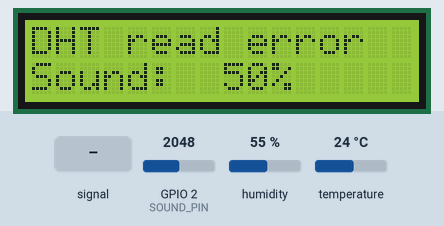
This sketch was run on a simulated ESP32-S3. Parts: 16×2 character LCD. The test bench sets the inputs (shaded band); at power-on: GPIO 2 (SOUND_PIN) = 2048, humidity 55 %, temperature 24 °C (analog values on the 0–4095 scale). What the sketch prints to the serial monitor is not drawn.

Above: at 1.4 s.
1.5 s: GPIO 2 (SOUND_PIN) fed a 200 Hz sine of ±327 counts around its level
At 3.8 s:
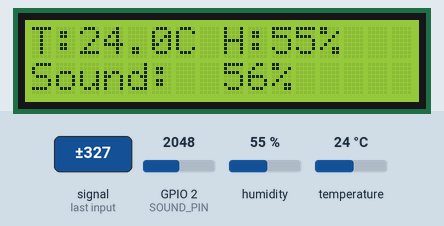
4.4 s: GPIO 2 (SOUND_PIN) set to 2866
At 5.1 s:
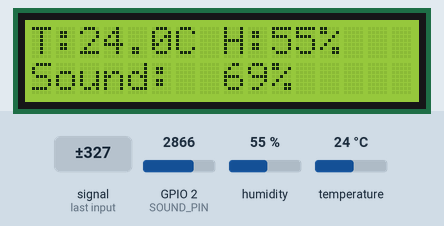
6.0 s: humidity set to 22 %
At 7.5 s:
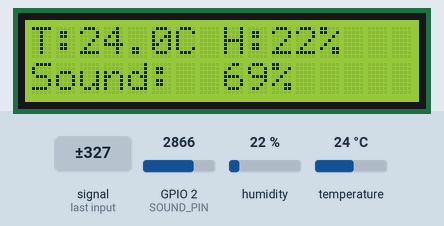
7.8 s: temperature set to 12 °C
At 8.7 s:
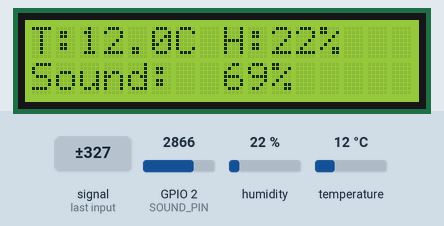
9.8 s: GPIO 2 (SOUND_PIN) fed a 1000 Hz sine of ±1023 counts around its level
At 10.5 s:
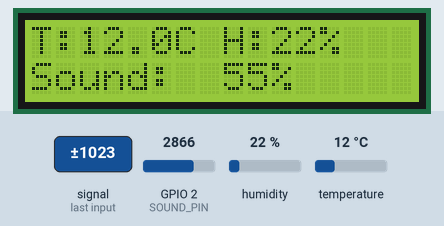
11.4 s: GPIO 2 (SOUND_PIN) set to 3603
At 13.0 s:
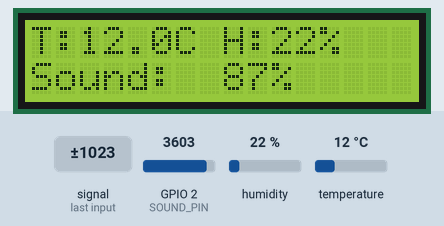
Timing chart, 0 to 14.1 s (numbered marks = the images above; inputs shaded):
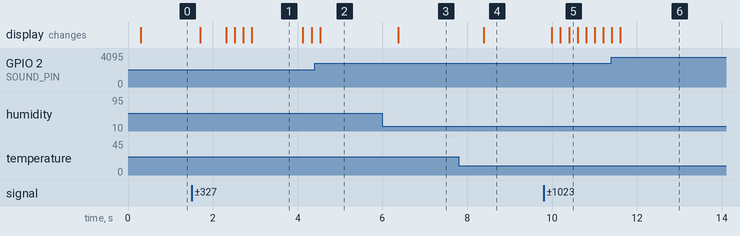

The sketch:

sensorTest.ino
```cpp
/*
 * ESP32-S3 FreeRTOS sensor -> LCD system
 * Board: ESP32-S3, Arduino IDE 2.3.10, ESP32 Arduino core 3.3.11
 *
 * Wiring:
 *   LCD (PCF8574T, addr 0x27): SDA -> GPIO17, SCL -> GPIO18
 *   DHT11 (4-pin, 10k pull-up DATA->VCC installed): DATA -> GPIO5
 *   Sound sensor AO (continuous level): -> GPIO2 (ADC1_CH1)
 *
 * Libraries required (Library Manager):
 *   - DHT sensor library (Adafruit) + Adafruit Unified Sensor
 *   - LiquidCrystal_I2C (or LiquidCrystal_PCF8574)
 *
 * Design:
 *   - TaskHumidity and TaskSound each own their sensor, write results into a
 *     mutex-protected shared struct, then notify TaskLCD.
 *   - TaskLCD blocks on notification, copies the struct under the mutex, and
 *     redraws. This avoids torn/partial reads if both tasks fire close together.
 *
 * Debug note: some DHT library builds return 0.0 (not NaN) on a failed/checksum
 * read. We treat an exact 0.0 on either field as invalid too, since real
 * humidity is never exactly 0% and a stuck 0C reading is almost always a
 * misread, not a true value.
 */

#include <Wire.h>
#include <LiquidCrystal_I2C.h>
#include <DHT.h>

#include "esp_system.h"  // TODO: REMOVE

#define LCD_ADDR      0x27
#define LCD_COLS      16
#define LCD_ROWS      2
#define SDA_PIN       17
#define SCL_PIN       18

#define DHT_PIN       5
#define DHT_TYPE      DHT11

#define SOUND_PIN     2   // ADC1_CH1, safe on ESP32-S3 (avoid GPIO6-11: internal flash)
#define ADC_MAX       4095

#define DHT_PERIOD_MS      2000  // DHT11 needs >=1s between reads; 2s gives margin
#define DHT_WARMUP_MS      2000  // let sensor stabilize before first read
#define SOUND_PERIOD_MS     200  // continuous-feeling sound level updates
#define SOUND_DEADBAND        2  // % change required before triggering an LCD update

LiquidCrystal_I2C lcd(LCD_ADDR, LCD_COLS, LCD_ROWS);
DHT dht(DHT_PIN, DHT_TYPE);

TaskHandle_t lcdTaskHandle = NULL;
TaskHandle_t soundTaskHandle = NULL;
TaskHandle_t humidityTaskHandle = NULL;

typedef struct {
  float humidity;
  float tempC;
  bool  dhtValid;
  int   soundPct;
} SensorData_t;

SensorData_t sharedData = { 0.0f, 0.0f, false, 0 };
SemaphoreHandle_t dataMutex;

#define NOTIFY_HUMIDITY_BIT (1 << 0)
#define NOTIFY_SOUND_BIT    (1 << 1)

void TaskHumidity(void *pvParameters) {
  vTaskDelay(pdMS_TO_TICKS(DHT_WARMUP_MS));
  static int loopCount = 0;

  for (;;) {
    vTaskPrioritySet(NULL, 3);
    float h = dht.readHumidity();
    float t = dht.readTemperature();
    vTaskPrioritySet(NULL, 1);

    bool valid = !isnan(h) && !isnan(t) && h != 0.0f && t != 0.0f;
    Serial.printf("[DHT] raw h=%.2f t=%.2f valid=%d\n", h, t, valid);

    if (xSemaphoreTake(dataMutex, portMAX_DELAY) == pdTRUE) {
      sharedData.dhtValid = valid;
      if (valid) {
        sharedData.humidity = h;
        sharedData.tempC = t;
      }
      xSemaphoreGive(dataMutex);
    }

    xTaskNotify(lcdTaskHandle, NOTIFY_HUMIDITY_BIT, eSetBits);

    if (++loopCount % 5 == 0) {
      Serial.printf("[STACK] LCD=%u Humidity=%u Sound=%u\n",
        uxTaskGetStackHighWaterMark(lcdTaskHandle),
        uxTaskGetStackHighWaterMark(NULL),
        uxTaskGetStackHighWaterMark(soundTaskHandle));
    }

    vTaskDelay(pdMS_TO_TICKS(DHT_PERIOD_MS));
  }
}

void TaskSound(void *pvParameters) {
  int lastPct = -1;

  for (;;) {
    int raw = analogRead(SOUND_PIN);
    int pct = (raw * 100) / ADC_MAX;

    Serial.printf("[SND] raw=%d pct=%d\n", raw, pct);

    if (abs(pct - lastPct) >= SOUND_DEADBAND) {
      lastPct = pct;

      if (xSemaphoreTake(dataMutex, portMAX_DELAY) == pdTRUE) {
        sharedData.soundPct = pct;
        xSemaphoreGive(dataMutex);
      }

      xTaskNotify(lcdTaskHandle, NOTIFY_SOUND_BIT, eSetBits);
    }

    vTaskDelay(pdMS_TO_TICKS(SOUND_PERIOD_MS));
  }
}

void TaskLCD(void *pvParameters) {
  SensorData_t localCopy;
  uint32_t notifyBits;
  char line0[LCD_COLS + 1];
  char line1[LCD_COLS + 1];

  for (;;) {
    xTaskNotifyWait(0, ULONG_MAX, &notifyBits, portMAX_DELAY);

    if (xSemaphoreTake(dataMutex, portMAX_DELAY) == pdTRUE) {
      localCopy = sharedData;
      xSemaphoreGive(dataMutex);
    }

    if (localCopy.dhtValid) {
      snprintf(line0, sizeof(line0), "T:%.1fC H:%.0f%% ", localCopy.tempC, localCopy.humidity);
    } else {
      snprintf(line0, sizeof(line0), "DHT read error  ");
    }
    snprintf(line1, sizeof(line1), "Sound: %3d%%    ", localCopy.soundPct);

    lcd.setCursor(0, 0);
    lcd.print(line0);

    lcd.setCursor(0, 1);
    lcd.print(line1);
  }
}

void setup() {
  Serial.begin(115200);

  delay(200);
  esp_reset_reason_t r = esp_reset_reason();
  Serial.printf("Reset reason: %d\n", r);  // ESP_RST_BROWNOUT = 15,

  Wire.begin(SDA_PIN, SCL_PIN);
  lcd.init();
  lcd.backlight();
  lcd.clear();

  dht.begin();
  analogReadResolution(12);

  dataMutex = xSemaphoreCreateMutex();

  xTaskCreate(TaskLCD, "TaskLCD", 8192, NULL, 2, &lcdTaskHandle);
  xTaskCreate(TaskHumidity, "TaskHumidity", 8192, NULL, 1, &humidityTaskHandle);
  xTaskCreate(TaskSound, "TaskSound", 8192, NULL, 1, &soundTaskHandle);
}

void loop() {
  // Empty: all work happens in FreeRTOS tasks
}
```

Measured:
- after the input at 1.5 s, the display: first changes after 0.20 s (image 1 shows a later state)
- after the input at 6.0 s, the display: changes after 0.37 s (image 3)
- after the input at 7.8 s, the display: changes after 0.59 s (image 4)
- after the input at 9.8 s, the display: changes after 0.19 s (image 5)
- what the display in image 1 shows lasts 1.2 s, from 2.9 s to 4.1 s
